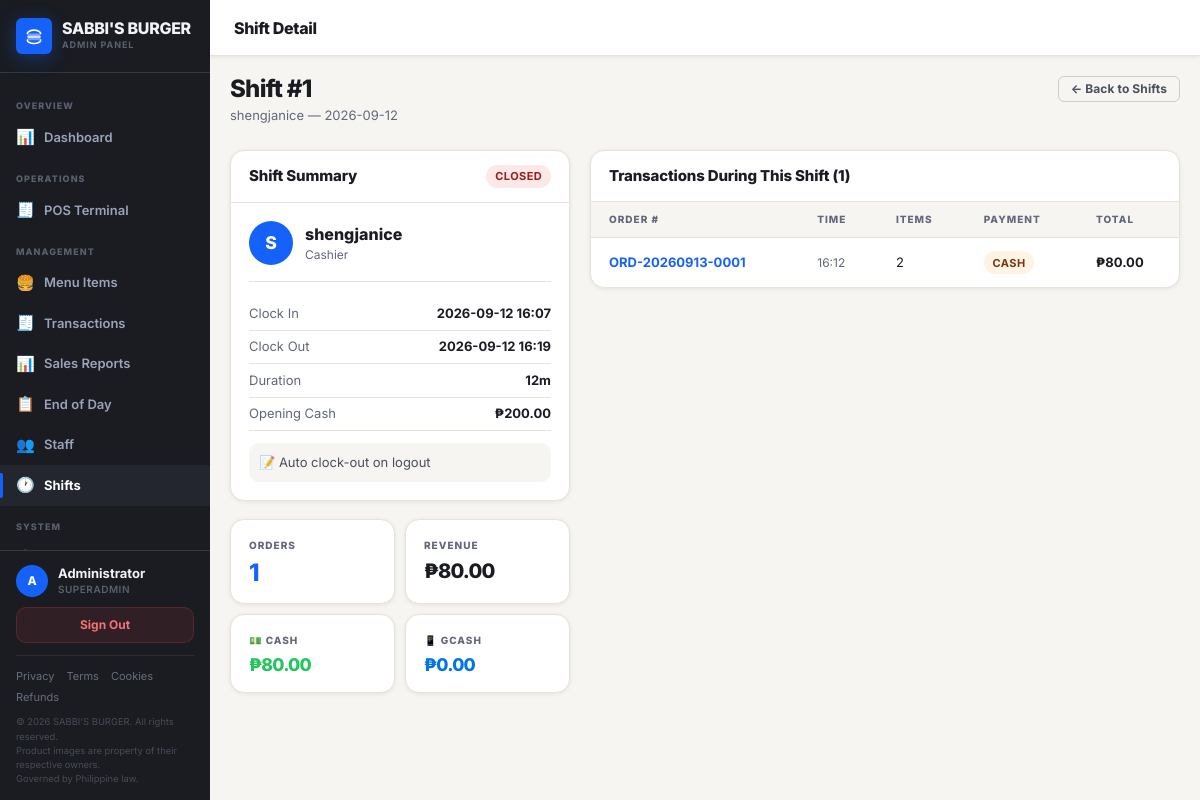
The page /shifts/1 (signed in) on the database its author committed.
### tables this page shows
CREATE TABLE users (
    id INTEGER PRIMARY KEY AUTOINCREMENT,
    username TEXT NOT NULL UNIQUE,
    password_hash TEXT NOT NULL,
    full_name TEXT NOT NULL,
    role TEXT NOT NULL CHECK(role IN ('superadmin', 'cashier')),
    is_active INTEGER NOT NULL DEFAULT 1,
    last_login TIMESTAMP,
    created_at TIMESTAMP DEFAULT CURRENT_TIMESTAMP
);

CREATE TABLE shifts (
    id INTEGER PRIMARY KEY AUTOINCREMENT,
    user_id INTEGER NOT NULL,
    clock_in TIMESTAMP NOT NULL DEFAULT CURRENT_TIMESTAMP,
    clock_out TIMESTAMP,
    opening_cash REAL DEFAULT 0,
    closing_cash REAL,
    notes TEXT,
    status TEXT DEFAULT 'active' CHECK(status IN ('active','closed')),
    FOREIGN KEY (user_id) REFERENCES users(id)
);

CREATE TABLE transactions (
    id INTEGER PRIMARY KEY AUTOINCREMENT,
    order_number TEXT NOT NULL,
    total REAL NOT NULL,
    discount REAL DEFAULT 0,
    cash_tendered REAL,
    change_given REAL,
    payment_method TEXT DEFAULT 'cash',
    gcash_ref TEXT,
    served_by INTEGER,
    notes TEXT,
    created_at TIMESTAMP DEFAULT CURRENT_TIMESTAMP, tax_rate REAL DEFAULT 0, tax_amount REAL DEFAULT 0, discount_type TEXT DEFAULT 'regular', vat_exempt INTEGER DEFAULT 0,
    FOREIGN KEY (served_by) REFERENCES users(id)
);

### app.py (the view)
@app.route('/shifts/<int:shift_id>')
@superadmin_required
def shift_detail(shift_id):
    shift, transactions, stats = get_shift_summary(shift_id)
    if not shift:
        flash('Shift not found.', 'error')
        return redirect(url_for('shifts'))
    return render_template('admin/shift_detail.html',
                           shift=shift,
                           transactions=transactions,
                           stats=stats)

### auth.py (called while the page is built)
def current_user():
    if 'user_id' not in session:
        return None
    with get_db() as conn:
        return conn.execute(
            "SELECT * FROM users WHERE id = ? AND is_active = 1", (session['user_id'],)
        ).fetchone()

def is_logged_in():
    return 'user_id' in session

def superadmin_required(f):
    @wraps(f)
    def decorated(*args, **kwargs):
        if not is_logged_in():
            flash('Please log in to continue.', 'warning')
            return redirect(url_for('login'))
        if session.get('role') != 'superadmin':
            flash('Access denied. Superadmin only.', 'error')
            abort(403)
        return f(*args, **kwargs)
    return decorated

### config.py (called while the page is built)
def load_settings():
    try:
        with open(SETTINGS_PATH, 'r', encoding='utf-8') as f:
            data = json.load(f)
        return {**DEFAULTS, **data}
    except Exception:
        return dict(DEFAULTS)

### database.py (called while the page is built)
def get_db():
    conn = sqlite3.connect(DATABASE)
    conn.row_factory = sqlite3.Row
    conn.execute("PRAGMA foreign_keys = ON")
    return conn

def get_active_shift(user_id):
    with get_db() as conn:
        return conn.execute("""
            SELECT s.*, u.full_name, u.role
            FROM shifts s
            JOIN users u ON s.user_id = u.id
            WHERE s.user_id = ? AND s.status = 'active'
            ORDER BY s.clock_in DESC LIMIT 1
        """, (user_id,)).fetchone()

### templates/admin/shift_detail.html (shortened to what this page needs)
{% extends "admin/base_admin.html" %}
{% block page_title %}Shift Detail{% endblock %}
{% block content %}
<div class="page-header">
  <div>
    <h1>Shift #{{ shift.id }}</h1>
    <p>{{ shift.full_name }} — {{ shift.clock_in[:10] }}</p>
  </div>
  <a href="{{ url_for('shifts') }}" class="btn btn-ghost btn-sm">← Back to Shifts</a>
</div>
<div style="display:grid;grid-template-columns:340px 1fr;gap:1.25rem;align-items:start">
  <div>
    <div class="table-card" style="margin-bottom:1.125rem">
      <div class="table-card-header">
        <span class="table-card-title">Shift Summary</span>
        {% if shift.status == 'active' %}
        <span class="badge badge-active" style="animation:pulse-badge 2s infinite">🟢 Active</span>
        {% else %}
        <span class="badge badge-inactive">Closed</span>
        {% endif %}
      </div>
      <div style="padding:1.125rem">
        <div style="display:flex;align-items:center;gap:.75rem;padding-bottom:1rem;margin-bottom:1rem;border-bottom:1px solid var(--menu-border)">
          <div style="width:44px;height:44px;border-radius:50%;background:var(--brand);color:#fff;font-size:1.1rem;font-weight:800;display:flex;align-items:center;justify-content:center;flex-shrink:0">
            {{ shift.full_name[0]|upper }}
          </div>
          <div>
            <div style="font-size:1rem;font-weight:800;color:var(--text-dark)">{{ shift.full_name }}</div>
            <div style="font-size:.75rem;color:var(--text-dark-3)">{{ shift.role|title }}</div>
          </div>
        </div>
        {% set info_rows = [
          ('Clock In',  shift.clock_in[:16]|replace('T',' ')),
          ('Clock Out', shift.clock_out[:16]|replace('T',' ') if shift.clock_out else '— Still active'),
        ] %}
        {% for label, val in info_rows %}
        <div style="display:flex;justify-content:space-between;padding:.4rem 0;border-bottom:1px solid var(--menu-border);font-size:.8125rem">
          <span style="color:var(--text-dark-3)">{{ label }}</span>
          <strong>{{ val }}</strong>
        </div>
        {% endfor %}
        <div style="display:flex;justify-content:space-between;padding:.4rem 0;border-bottom:1px solid var(--menu-border);font-size:.8125rem">
          <span style="color:var(--text-dark-3)">Duration</span>
          <strong>
            {% if shift.clock_out %}
              {% set h = (shift.clock_out[:16]|string).__class__ %}
              <span id="shift-duration">—</span>
            {% else %}
              <span id="shift-duration" class="shift-live-timer" data-start="{{ shift.clock_in }}">—</span>
            {% endif %}
          </strong>
        </div>
        {% if shift.opening_cash %}
        <div style="display:flex;justify-content:space-between;padding:.4rem 0;border-bottom:1px solid var(--menu-border);font-size:.8125rem">
          <span style="color:var(--text-dark-3)">Opening Cash</span>
          <strong>{{ currency }}{{ "%.2f"|format(shift.opening_cash) }}</strong>
        </div>
        {% endif %}
        {% if shift.notes %}
        <div style="margin-top:.75rem;padding:.625rem;background:var(--menu-bg);border-radius:var(--r);font-size:.8125rem;color:var(--text-dark-2)">
          📝 {{ shift.notes }}
        </div>
        {% endif %}
      </div>
    </div>
    {% if stats %}
    <div class="stats-grid" style="grid-template-columns:1fr 1fr;gap:.625rem">
      <div class="stat-card">
        <div class="stat-card-label">Orders</div>
        <div class="stat-card-value brand">{{ stats.total_orders }}</div>
      </div>
      <div class="stat-card">
        <div class="stat-card-label">Revenue</div>
        <div class="stat-card-value" style="font-size:1.25rem">{{ currency }}{{ "%.2f"|format(stats.total_revenue) }}</div>
      </div>
      <div class="stat-card">
        <div class="stat-card-label">💵 Cash</div>
        <div class="stat-card-value" style="font-size:1.1rem;color:var(--success)">{{ currency }}{{ "%.2f"|format(stats.cash_sales) }}</div>
      </div>
      <div class="stat-card">
        <div class="stat-card-label">📱 GCash</div>
        <div class="stat-card-value" style="font-size:1.1rem;color:#0075E6">{{ currency }}{{ "%.2f"|format(stats.gcash_sales) }}</div>
      </div>
    </div>
    {% endif %}
  </div>
  <div class="table-card">
    <div class="table-card-header">
      <span class="table-card-title">Transactions During This Shift ({{ transactions|length }})</span>
    </div>
    {% if transactions %}
    <div class="table-wrap">
      <table>
        <thead>
          <tr><th>Order #</th><th>Time</th><th>Items</th><th>Payment</th><th>Total</th></tr>
        </thead>
        <tbody>
          {% for tx in transactions %}
          <tr>
            <td><a href="{{ url_for('transaction_detail', transaction_id=tx.id) }}" style="color:var(--brand);font-weight:700">{{ tx.order_number }}</a></td>
            <td class="td-muted">{{ tx.created_at[11:16] }}</td>
            <td>{{ tx.item_count }}</td>
            <td><span class="badge badge-{{ tx.payment_method }}">{{ tx.payment_method|title }}</span></td>
            <td><strong>{{ currency }}{{ "%.2f"|format(tx.total) }}</strong></td>
          </tr>
          {% endfor %}
        </tbody>
      </table>
    </div>
    {% else %}
    <div class="empty-state">
      <div class="empty-state-icon">🧾</div>
      <p>No transactions recorded during this shift.</p>
    </div>
    {% endif %}
  </div>
</div>
{% endblock %}

### templates/admin/base_admin.html (shortened to what this page needs)
<!DOCTYPE html>
<html lang="en">
<head>
  <link rel="stylesheet" href="{{ url_for('static', filename='css/base.css') }}">
  <link rel="stylesheet" href="{{ url_for('theme_css') }}">
  <link rel="stylesheet" href="{{ url_for('static', filename='css/admin.css') }}">
</head>
<body>
<div class="app-shell">
  <aside class="sidebar">
    <div class="sidebar-brand">
      <div class="sidebar-brand-icon">
      </div>
      <div>
        <div class="sidebar-brand-text">{{ app_name }}</div>
        <div class="sidebar-brand-sub">Admin Panel</div>
      </div>
    </div>
    <nav class="sidebar-nav">
      <div class="nav-section-label">Overview</div>
      <a title="Dashboard" href="{{ url_for('dashboard') }}" class="nav-item {% if request.endpoint == 'dashboard' %}active{% endif %}">
        <span class="nav-item-icon">📊</span> Dashboard
      </a>
      <div class="nav-section-label">Operations</div>
      <a title="POS Terminal" href="{{ url_for('index') }}" class="nav-item {% if request.endpoint == 'index' %}active{% endif %}">
        <span class="nav-item-icon">🧾</span> POS Terminal
      </a>
      <div class="nav-section-label">Management</div>
      <a title="Menu Items" href="{{ url_for('products') }}" class="nav-item {% if request.endpoint == 'products' %}active{% endif %}">
        <span class="nav-item-icon">🍔</span> Menu Items
      </a>
      <a title="Transactions" href="{{ url_for('transactions') }}" class="nav-item {% if request.endpoint in ['transactions','transaction_detail'] %}active{% endif %}">
        <span class="nav-item-icon">🧾</span> Transactions
      </a>
      <a title="Sales Reports" href="{{ url_for('reports') }}" class="nav-item {% if request.endpoint == 'reports' %}active{% endif %}">
        <span class="nav-item-icon">📊</span> Sales Reports
      </a>
      <a title="End of Day" href="{{ url_for('eod') }}" class="nav-item {% if request.endpoint == 'eod' %}active{% endif %}">
        <span class="nav-item-icon">📋</span> End of Day
      </a>
      <a title="Staff" href="{{ url_for('users') }}" class="nav-item {% if request.endpoint == 'users' %}active{% endif %}">
        <span class="nav-item-icon">👥</span> Staff
      </a>
      <a title="Shifts" href="{{ url_for('shifts') }}" class="nav-item {% if request.endpoint in ['shifts','shift_detail'] %}active{% endif %}">
        <span class="nav-item-icon">🕐</span> Shifts
      </a>
      <div class="nav-section-label">System</div>
      <a title="Settings" href="{{ url_for('settings_page') }}" class="nav-item {% if request.endpoint == 'settings_page' %}active{% endif %}">
        <span class="nav-item-icon">⚙️</span> Settings
      </a>
    </nav>
    <div class="sidebar-footer">
      {% if current_user %}
      <div class="sidebar-user">
        <div class="sidebar-avatar">{{ current_user['full_name'][0] | upper }}</div>
        <div class="sidebar-user-info">
          <div class="sidebar-user-name">{{ current_user['full_name'] }}</div>
          <div class="sidebar-user-role">{{ current_user['role'] | title }}</div>
        </div>
      </div>
      {% endif %}
      <a href="{{ url_for('logout') }}" class="btn-logout">Sign Out</a>
      <div style="display:flex;flex-wrap:wrap;gap:.25rem .75rem;margin-top:.75rem;padding-top:.75rem;border-top:1px solid rgba(255,255,255,.08)">
        <a href="#" onclick="openPolicyModal('{{ url_for('privacy_policy') }}','Privacy Policy');return false" style="font-size:.6875rem;color:rgba(155,163,184,.6);text-decoration:none" onmouseover="this.style.color='rgba(155,163,184,1)'" onmouseout="this.style.color='rgba(155,163,184,.6)'">Privacy</a>
        <a href="#" onclick="openPolicyModal('{{ url_for('terms') }}','Terms &amp; Conditions');return false" style="font-size:.6875rem;color:rgba(155,163,184,.6);text-decoration:none" onmouseover="this.style.color='rgba(155,163,184,1)'" onmouseout="this.style.color='rgba(155,163,184,.6)'">Terms</a>
        <a href="#" onclick="openPolicyModal('{{ url_for('cookie_policy') }}','Cookie Policy');return false" style="font-size:.6875rem;color:rgba(155,163,184,.6);text-decoration:none" onmouseover="this.style.color='rgba(155,163,184,1)'" onmouseout="this.style.color='rgba(155,163,184,.6)'">Cookies</a>
        <a href="#" onclick="openPolicyModal('{{ url_for('refund_policy') }}','Refund Policy');return false" style="font-size:.6875rem;color:rgba(155,163,184,.6);text-decoration:none" onmouseover="this.style.color='rgba(155,163,184,1)'" onmouseout="this.style.color='rgba(155,163,184,.6)'">Refunds</a>
      </div>
      <div style="margin-top:.625rem;font-size:.5875rem;color:rgba(155,163,184,.35);line-height:1.5">
        &copy; {{ current_year }} {{ app_name }}. All rights reserved.<br>
        Product images are property of their respective owners.<br>
        Governed by Philippine law.
      </div>
    </div>
  </aside>
  <div class="main-content">
    <header class="topbar">
      <span class="topbar-title">{% block page_title %}{% endblock %}</span>
    </header>
    <main class="page-content">
      {% block content %}{% endblock %}
    </main>
  </div>
</div>
</body>
</html>

### static/css/base.css (style rules this page uses)
*, *::before, *::after { box-sizing: border-box; margin: 0; padding: 0; }
:root { --brand: #e83b2a; --brand-h: #ff5a4a; --brand-dim: rgba(232, 59, 42, 0.1); --brand-glow: rgba(232, 59, 42, 0.22); --gold: #f5a623; --gold-h: #ffb84d; --gold-dim: rgba(245, 166, 35, 0.12); --menu-bg: #f7f5f2; --menu-surface: #ffffff; --menu-border: #e8e2d9; --menu-border-2: #d4ccbf; --order-bg: #1a1c22; --order-surface: #23262f; --order-surface-2: #2c303b; --order-border: #333848; --order-border-2: #444a5a; --text-dark: #1a1c22; --text-dark-2: #4a4f5c; --text-dark-3: #62687a; --text-light: #f0f2f8; --text-light-2: #9ba3b8; --text-light-3: #5a6070; --success: #22c55e; --success-dim: rgba(34, 197, 94, 0.12); --success-text: #4ade80; --danger: #ef4444; --danger-dim: rgba(239, 68, 68, 0.12); --danger-text: #f87171; --warning: #f59e0b; --warning-dim: rgba(245, 158, 11, 0.12); --info: #3b82f6; --info-dim: rgba(59, 130, 246, 0.12); --info-text: #60a5fa; --r-xs: 3px; --r-sm: 6px; --r: 10px; --r-md: 14px; --r-lg: 18px; --r-xl: 22px; --shadow-sm: 0 1px 4px rgba(0, 0, 0, 0.08); --shadow: 0 4px 16px rgba(0, 0, 0, 0.1); --shadow-lg: 0 12px 40px rgba(0, 0, 0, 0.15); --shadow-brand: 0 4px 18px rgba(232, 59, 42, 0.35); --font: "Nunito", "Inter", -apple-system, BlinkMacSystemFont, "Segoe UI", sans-serif; --font-mono: "JetBrains Mono", "Fira Code", monospace; --tx-fast: 120ms cubic-bezier(0.4, 0, 0.2, 1); --tx: 200ms cubic-bezier(0.4, 0, 0.2, 1); }
html { font-size: 16px; -webkit-font-smoothing: antialiased; -moz-osx-font-smoothing: grayscale; }
body { font-family: var(--font); background: var(--menu-bg); color: var(--text-dark); line-height: 1.5; min-height: 100vh; }
img, svg { display: block; max-width: 100%; }
a { color: var(--brand); text-decoration: none; }
.badge { display: inline-flex; align-items: center; font-size: 0.6875rem; font-weight: 700; letter-spacing: 0.04em; padding: 0.2rem 0.55rem; border-radius: 99px; text-transform: uppercase; }
.badge-inactive { background: var(--danger-dim); color: #991b1b; }
.badge-cash { background: var(--gold-dim); color: #78350f; }
.btn { display: inline-flex; align-items: center; justify-content: center; gap: 0.375rem; padding: 0.5rem 1.125rem; border-radius: var(--r); font-family: var(--font); font-size: 0.875rem; font-weight: 700; border: 1.5px solid transparent; cursor: pointer; transition: all var(--tx-fast); white-space: nowrap; user-select: none; line-height: 1; letter-spacing: 0.01em; }
.btn-ghost { background: transparent; border-color: var(--menu-border-2); color: var(--text-dark-2); }
.btn-sm { padding: 0.375rem 0.75rem; font-size: 0.75rem; border-radius: var(--r-sm); }

### rows shown on the page
users: full_name "A", full_name "Administrator", role "SUPERADMIN"
shifts: id "1", clock_in "2026-09-12", opening_cash "200.00", notes "Auto clock-out on logout"
users: full_name "shengjanice", full_name "S", role "Cashier"
transactions: order_number "ORD-20260913-0001", created_at "16:12", item_count "2", payment_method "CASH", currency "₱", total "80.00"

### other values the page prints
{{ app_name }} "SABBI'S BURGER"
{{ current_year }} "2026"
{{ label }} "Clock In" "Clock Out"
{{ val }} "2026-09-12 16:07" "2026-09-12 16:19"
{{ currency }} "₱"
{{ stats.total_orders }} "1"
{{ "%.2f"|format(stats.total_revenue) }} "80.00"
{{ "%.2f"|format(stats.cash_sales) }} "80.00"
{{ "%.2f"|format(stats.gcash_sales) }} "0.00"
{{ transactions|length }} "1"
